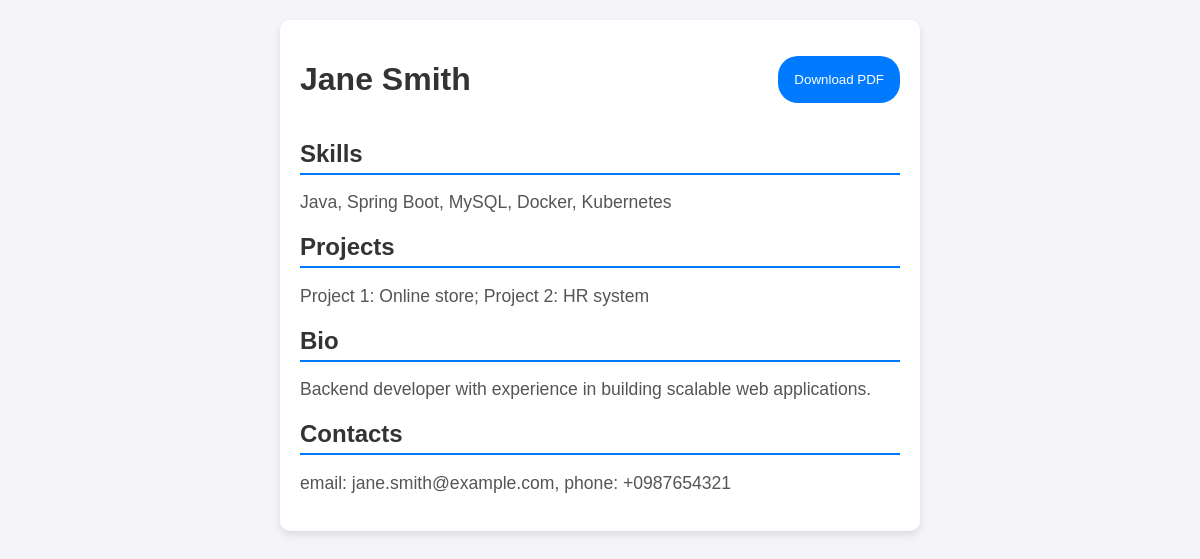
/cv/2, run on the app's committed database.
### main/models.py (models this page shows, shortened)
class CV(models.Model):
    id = models.AutoField(primary_key=True)
    firstname = models.CharField(max_length=255)
    lastname = models.CharField(max_length=255)
    skills = models.CharField(max_length=255, blank=True)
    projects = models.TextField(blank=True)
    bio = models.TextField(blank=True)
    contacts = models.TextField(blank=True)

### main/views.py (the view, shortened to what this page needs)
# urls.py: path("cv/<int:cv_id>", CVInfoView.as_view(), name="cv_info"),
class CVInfoView(View):
    def __init__(self):
        self._cv_repo = CvRepository()

### main/repositories/cv.py (called while the page is built)
    async def get_cv_by_id(self, id: int) -> CV:
        cv = await sync_to_async(lambda: CV.objects.get(id=id))()
        return cv

### main/repositories/request_log.py (called while the page is built)
    def create_request_log(self, request: HttpRequest, response: HttpResponse) -> RequestLog:
        return RequestLog.objects.create(
            http_method=request.method,
            path=request.path,
            query=request.get_full_path_info().split('/')[-1],
            ip_address=request.META["REMOTE_ADDR"],
            status=response.status_code
        )

### main/templates/cv_info.html (shortened to what this page needs)
<!doctype html>
<html lang="uk">
    <head>
    </head>
    <body>
        <main class="cv-container">
            <div class="resume-title">
                <h1 id="fullname">
                    {{cv_data.firstname}} {{cv_data.lastname}}
                </h1>
                <a href="/cv/{{ cv_data.id }}/pdf" class="" target="_blank">
                    <button class="">Download PDF</button>
                </a>
            </div>
            <div class="section">
                <h2>Skills</h2>
                <p class="info" id="skills">{{cv_data.skills}}</p>
            </div>
            <div class="section">
                <h2>Projects</h2>
                <p class="info" id="projects">{{cv_data.projects}}</p>
            </div>
            <div class="section">
                <h2>Bio</h2>
                <p class="info" id="bio">{{cv_data.bio}}</p>
            </div>
            <div class="section">
                <h2>Contacts</h2>
                <p class="info" id="contacts">{{cv_data.contacts}}</p>
            </div>
        </main>
    </body>
</html>

### main/templates/cv_info.html (style rules this page uses)
:root { --accent: #007bff; --bg: #f4f4f9; }
body { font-family: Arial, sans-serif; background-color: var(--bg); margin: 0; padding: 20px; display: flex; justify-content: center; }
.cv-container { background: white; padding: 20px; max-width: 600px; width: 100%; border-radius: 10px; box-shadow: 0 4px 8px rgba(0, 0, 0, 0.1); }
h1, h2 { color: #333; }
button { background: var(--accent); border-radius: 20px; padding: 1rem; border: none; color: white; }
.section { margin-bottom: 15px; }
.section h2 { border-bottom: 2px solid var(--accent); padding-bottom: 5px; margin-bottom: 10px; }
.info { font-size: 1.1em; color: #555; }
.resume-title { display: flex; justify-content: space-between; align-items: center; }

### data on the page
CV: firstname "Jane", lastname "Smith", skills "Java, Spring Boot, MySQL, Docker, Kubernetes", projects "Project 1: Online store; Project 2: HR system", bio "Backend developer with experience in building scalable web applications.", contacts "email: jane.smith@example.com, phone: +0987654321"
